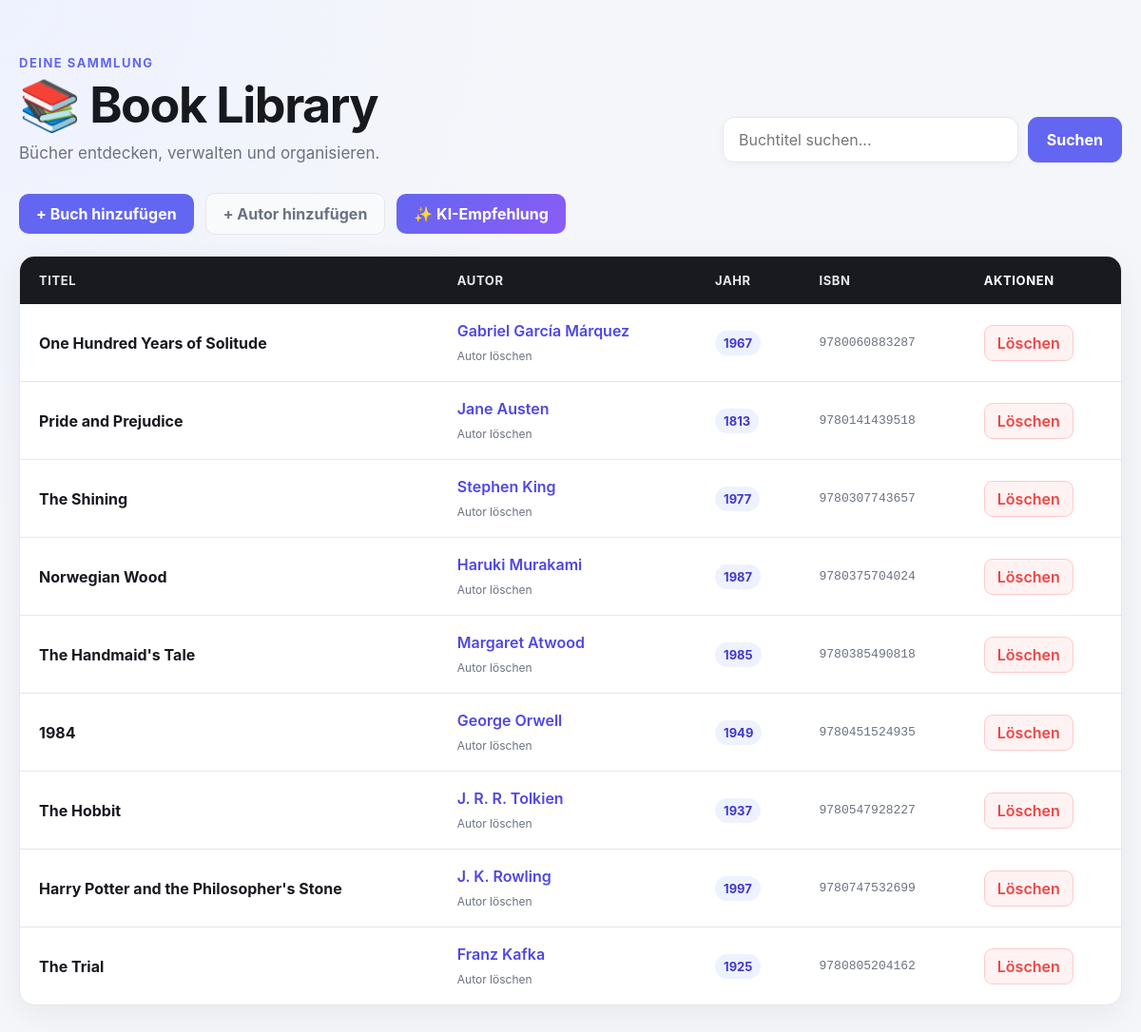
Page /?sort=isbn&search= on the committed database.
### data_models.py (models this page shows, shortened)
class Book(db.Model):
    id: Mapped[int] = mapped_column(primary_key=True, autoincrement=True, nullable=False)
    isbn: Mapped[str] = mapped_column(String(100), unique=True, nullable=False)
    title: Mapped[str] = mapped_column(String(100), nullable=False)
    publication_year: Mapped[int | None] = mapped_column(db.Integer, nullable=True)
    author_id: Mapped[int] = mapped_column(ForeignKey("author.id"), nullable=False)
    author: Mapped["Author"] = relationship(back_populates="books")
    rating: Mapped[int | None] = mapped_column(db.Integer)

class Author(db.Model):
    id: Mapped[int] = mapped_column(primary_key=True)
    name: Mapped[str] = mapped_column(db.String(100), unique=True, nullable=False)
    birth_date: Mapped[date] = mapped_column(db.Date)
    date_of_death: Mapped[date | None] = mapped_column(db.Date, nullable=True)
    books: Mapped[list["Book"]] = relationship(back_populates="author", cascade="all, delete-orphan")

### app.py (the view)
@app.route('/')
def index():
    sort_by = request.args.get("sort", "title")
    search = request.args.get("search", "")
    query = db.select(Book)
    if search:
        query = query.where(
            Book.title.like(f"%{search}%")
        )
    if sort_by == "title":
        query = query.order_by(Book.title)
    elif sort_by == "publication_year":
        query = query.order_by(Book.publication_year)
    elif sort_by == "isbn":
        query = query.order_by(Book.isbn)
    elif sort_by == "author":
        query = (
            query
            .join(Book.author)
            .order_by(Author.name)
        )
    books = db.session.scalars(query).all()
    return render_template("home.html", books=books, ai_available=ai_available())

### Ai_handling.py (called while the page is built)
def ai_available():
	return bool(os.getenv("GEMINI_API_KEY"))

### templates/home.html (shortened to what this page needs)
<!DOCTYPE html>
<html lang="de">
<head>
    <link rel="stylesheet" href="{{ url_for('static', filename='style.css') }}">
</head>
<body>
<div class="page-container">
    <header class="library-header">
        <div class="header-content">
            <div>
                <span class="eyebrow">Deine Sammlung</span>
                <h1>📚 Book Library</h1>
                <p>Bücher entdecken, verwalten und organisieren.</p>
            </div>
            <form class="search-form" method="GET" action="{{ url_for('index') }}">
                <input type="text" name="search" placeholder="Buchtitel suchen..."
                       value="{{ request.args.get('search', '') }}">
                <button class="search-button" type="submit">Suchen</button>
            </form>
        </div>
    </header>
    <div class="library-actions">
        <a class="primary-button" href="{{ url_for('add_book') }}">+ Buch hinzufügen</a>
        <a class="secondary-button" href="{{ url_for('add_author') }}">+ Autor hinzufügen</a>
        {% if ai_available %}
        <a class="ai-button" href="{{ url_for('recommendation') }}">✨ KI-Empfehlung</a>
        {% else %}
        <span class="ai-unavailable">KI-Empfehlung nicht verfügbar</span>
        {% endif %}
    </div>
    <div class="table-card">
        <table>
            <thead>
            <tr>
                <th>
                    <a href="{{ url_for('index', sort='title', search=request.args.get('search', '')) }}">Titel</a>
                </th>
                <th>
                    <a href="{{ url_for('index', sort='author', search=request.args.get('search', '')) }}">Autor</a>
                </th>
                <th>
                    <a href="{{ url_for('index', sort='publication_year', search=request.args.get('search', '')) }}">Jahr</a>
                </th>
                <th>
                    <a href="{{ url_for('index', sort='isbn', search=request.args.get('search', '')) }}">ISBN</a>
                </th>
                <th>Aktionen</th>
            </tr>
            </thead>
            <tbody>
            {% for book in books %}
            <tr>
                <td>
                    <a class="book-title" href="{{ url_for('book_detail', book_id=book.id) }}">{{ book.title }}</a>
                </td>
                <td>
                    <div class="author-cell">
                        <a class="author-link" href="{{ url_for('author_detail', author_id=book.author.id) }}">{{
                            book.author.name }}</a>
                        <form method="POST" action="{{ url_for('delete_author', author_id=book.author.id) }}">
                            <button class="text-delete-button" type="submit"
                                    onclick="return confirm('Autor und alle Bücher wirklich löschen?')">Autor löschen
                            </button>
                        </form>
                    </div>
                </td>
                <td><span class="year-badge">{{ book.publication_year }}</span></td>
                <td class="isbn">{{ book.isbn }}</td>
                <td>
                    <form method="POST" action="{{ url_for('delete_book', book_id=book.id) }}">
                        <button class="delete-button" type="submit" onclick="return confirm('Buch wirklich löschen?')">
                            Löschen
                        </button>
                    </form>
                </td>
            </tr>
            {% endfor %}
            </tbody>
        </table>
    </div>
</div>
</body>
</html>

### static/style.css (style rules this page uses)
:root { --background: #f5f6fa; --surface: #ffffff; --surface-soft: #f9fafb; --text: #17191f; --text-soft: #6b7280; --primary: #6366f1; --primary-dark: #4f46e5; --danger: #ef4444; --danger-soft: #fef2f2; --border: #e5e7eb; --star: #f5b301; --star-empty: #d1d5db; --radius: 16px; --shadow: 0 10px 35px rgba(0, 0, 0, 0.06); }
* { box-sizing: border-box; }
body { margin: 0; font-family: Inter, -apple-system, BlinkMacSystemFont, "Segoe UI", sans-serif; color: var(--text); background: radial-gradient(circle at top left, #eef2ff, transparent 35%), var(--background); }
button, input, select { font: inherit; }
form { margin: 0; }
.page-container { width: min(1200px, calc(100% - 40px)); margin: 0 auto; padding: 55px 0; }
.library-header { margin-bottom: 32px; }
.header-content { display: flex; justify-content: space-between; align-items: flex-end; gap: 35px; }
.header-content > div { flex: 1; }
.eyebrow, .detail-eyebrow { display: inline-block; margin-bottom: 8px; color: var(--primary); font-size: 13px; font-weight: 700; text-transform: uppercase; letter-spacing: 1.5px; }
.library-header h1 { margin: 0; font-size: clamp(34px, 5vw, 52px); line-height: 1.1; letter-spacing: -1.5px; }
.library-header p { margin: 12px 0 0; color: var(--text-soft); font-size: 17px; }
.search-form { display: flex; gap: 10px; width: 420px; flex-shrink: 0; }
.search-form input { flex: 1; min-width: 0; padding: 13px 16px; color: var(--text); background: var(--surface); border: 1px solid var(--border); border-radius: 12px; outline: none; box-shadow: 0 3px 10px rgba(0, 0, 0, 0.03); transition: border-color .2s, box-shadow .2s; }
.search-button { padding: 11px 20px; color: white; background: var(--primary); border: none; border-radius: 11px; font-weight: 700; cursor: pointer; transition: background .15s, transform .15s; }
.table-card { overflow: hidden; background: var(--surface); border: 1px solid var(--border); border-radius: var(--radius); box-shadow: var(--shadow); }
table { width: 100%; border-collapse: collapse; }
thead { background: #181a20; }
th { padding: 17px 20px; color: white; text-align: left; font-size: 13px; font-weight: 700; text-transform: uppercase; letter-spacing: .6px; }
th a { color: white; text-decoration: none; opacity: .9; }
td { padding: 18px 20px; border-bottom: 1px solid var(--border); vertical-align: middle; }
tbody tr { transition: background .15s; }
tbody tr:last-child td { border-bottom: none; }
.book-title { color: var(--text); font-weight: 700; text-decoration: none; transition: color .15s; }
.author-cell { display: flex; flex-direction: column; align-items: flex-start; gap: 5px; }
.author-link { color: var(--primary-dark); font-weight: 600; text-decoration: none; }
.text-delete-button { padding: 0; color: var(--text-soft); background: transparent; border: none; font-size: 12px; cursor: pointer; }
.year-badge { display: inline-block; padding: 5px 9px; color: #4338ca; background: #eef2ff; border-radius: 999px; font-size: 13px; font-weight: 700; }
.isbn { color: var(--text-soft); font-family: Consolas, "Courier New", monospace; font-size: 13px; }
.delete-button { padding: 8px 13px; color: var(--danger); background: var(--danger-soft); border: 1px solid #fecaca; border-radius: 9px; font-weight: 600; cursor: pointer; transition: background .15s, color .15s, transform .15s; }
.primary-button, .secondary-button { padding: 11px 18px; border-radius: 10px; font-weight: 700; text-decoration: none; }
.primary-button { color: white; background: var(--primary); border: none; cursor: pointer; }
.secondary-button { color: var(--text-soft); background: var(--surface-soft); border: 1px solid var(--border); }
.library-actions { display: flex; align-items: center; gap: 12px; margin-bottom: 22px; flex-wrap: wrap; }
.ai-button { padding: 11px 18px; color: white; background: linear-gradient(135deg, #6366f1, #8b5cf6); border-radius: 10px; font-weight: 700; text-decoration: none; }

### rows in the picture
Book: title "One Hundred Years of Solitude", author.name "Gabriel García Márquez", publication_year "1967", isbn "9780060883287"
Book: title "Pride and Prejudice", author.name "Jane Austen", publication_year "1813", isbn "9780141439518"
Book: title "The Shining", author.name "Stephen King", publication_year "1977", isbn "9780307743657"
Book: title "Norwegian Wood", author.name "Haruki Murakami", publication_year "1987", isbn "9780375704024"
Book: title "The Handmaid's Tale", author.name "Margaret Atwood", publication_year "1985", isbn "9780385490818"
Book: title "1984", author.name "George Orwell", publication_year "1949", isbn "9780451524935"
Book: title "The Hobbit", author.name "J. R. R. Tolkien", publication_year "1937", isbn "9780547928227"
Book: title "Harry Potter and the Philosopher's Stone", author.name "J. K. Rowling", publication_year "1997", isbn "9780747532699"
Book: title "The Trial", author.name "Franz Kafka", publication_year "1925", isbn "9780805204162"
